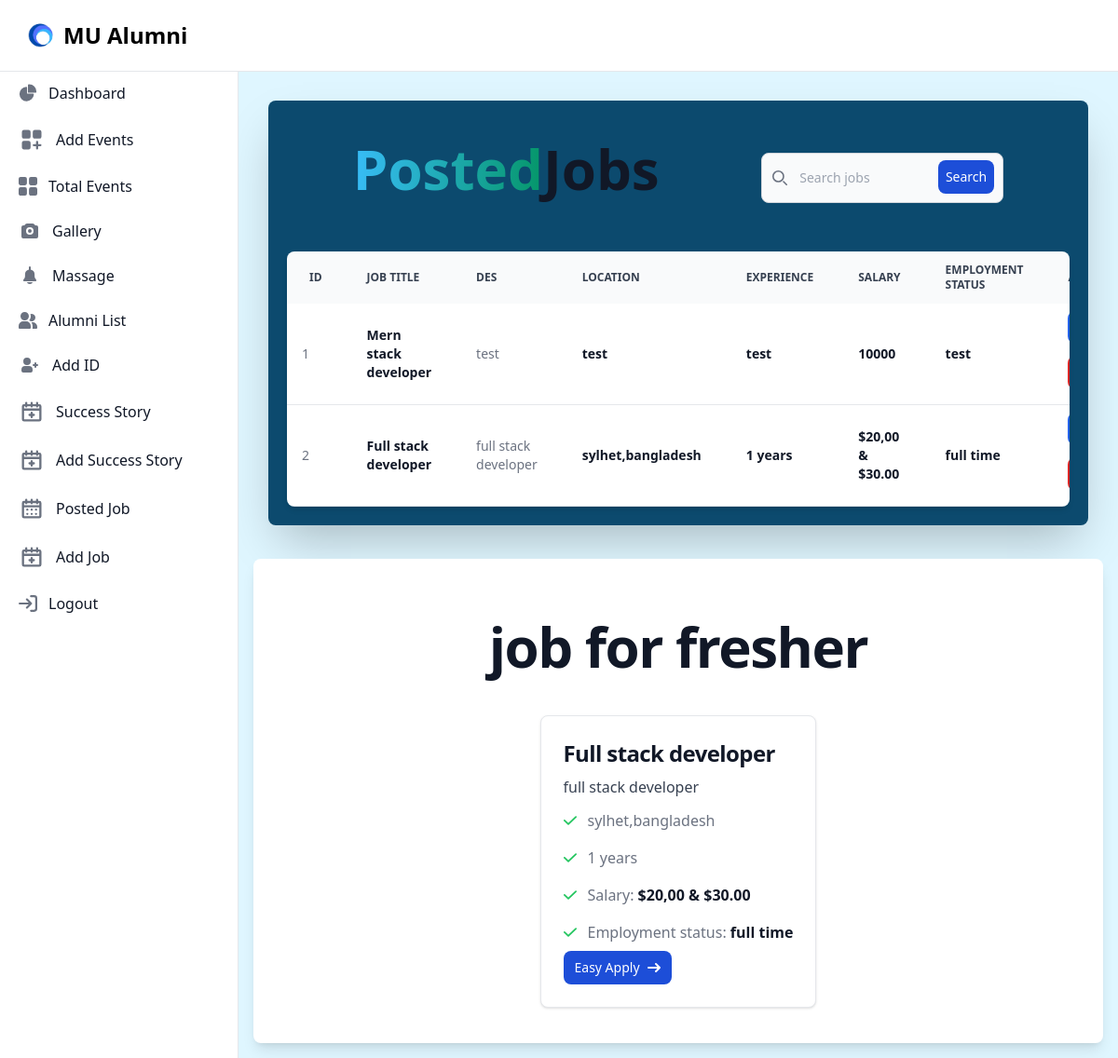
Page /Admin/posted_job.php on the committed database.
### tables this page shows
CREATE TABLE `jobs` (
  `id` int(11) NOT NULL,
  `job_title` varchar(255) NOT NULL,
  `des` varchar(1255) NOT NULL,
  `location` varchar(255) NOT NULL,
  `experience` varchar(255) NOT NULL,
  `salary` varchar(255) NOT NULL,
  `employment_status` varchar(255) NOT NULL
);

### Admin/posted_job.php (the view, shortened to what this page needs)
<script src="https://cdn.tailwindcss.com"></script>
    <link rel="stylesheet" href="https://cdnjs.cloudflare.com/ajax/libs/flowbite/2.3.0/flowbite.css" />
    <link rel="stylesheet" href="./css/style.css">
<div class="admin">
<?php
require_once("navigation.php");
?>
<?php
require_once("aside.php");
?>
<?php
      require("../config/configer.php");
      $readData = "SELECT * FROM `jobs`";
      $query=mysqli_query($connect,$readData);
      ?>
<div class="p-4 sm:ml-64 bg-[#DFF6FF]">
   <div class="p-4  border-gray-200 rounded-lg dark:border-gray-700 mt-14">
    <div class="jobs mt-5 mb-5">
          <div class="total-jobs bg-sky-900 p-5 rounded-lg shadow-2xl">
             <div class="heading-event max-w-screen-xl flex flex-wrap items-center justify-around mx-auto p-4">
               <div class="event-list-text">
                  <h1 class="mb-4 text-3xl font-extrabold text-gray-900 dark:text-white md:text-5xl lg:text-6xl"><span class="text-transparent bg-clip-text bg-gradient-to-r to-emerald-600 from-sky-400">Posted</span>Jobs</h1>
              </div>
            <div class="search-event mt-5">
                <form class="max-w-md mx-auto md:w-auto">
                    <div class="relative">
                        <div class="absolute inset-y-0 start-0 flex items-center ps-3 pointer-events-none">
                        </div>
                        <input type="search" id="default-search" class="block w-full p-4 ps-10 text-sm text-gray-900 border border-gray-300 rounded-lg bg-gray-50 focus:ring-blue-500 focus:border-blue-500 dark:bg-gray-700 dark:border-gray-600 dark:placeholder-gray-400 dark:text-white dark:focus:ring-blue-500 dark:focus:border-blue-500" placeholder="Search jobs" required />
                        <button type="submit" class="text-white absolute end-2.5 bottom-2.5 bg-blue-700 hover:bg-blue-800 focus:ring-4 focus:outline-none focus:ring-blue-300 font-medium rounded-lg text-sm px-2 py-2 dark:bg-blue-600 dark:hover:bg-blue-700 dark:focus:ring-blue-800">Search</button>
                    </div>
                </form>
            </div>
        </div>
          <div class="event-items mt-5">
             <div class="relative overflow-x-auto shadow-md sm:rounded-lg">
         <table class="w-full text-sm text-left rtl:text-right text-gray-500 dark:text-gray-400">
             <thead class="text-xs text-gray-700 uppercase bg-gray-50 dark:bg-gray-700 dark:text-gray-400">
               <tr>
                 <th scope="col" class="px-6 py-3">
                    ID
                 </th>
                 <th scope="col" class="px-6 py-3">
                    Job Title
                 </th>
                 <th scope="col" class="px-6 py-3">
                    Des
                 </th>
                 <th scope="col" class="px-6 py-3">
                    Location
                 </th>
                 <th scope="col" class="px-6 py-3">
                 Experience
                 </th>
                 <th scope="col" class="px-6 py-3">
                 Salary
                 </th>
                 <th scope="col" class="px-6 py-3">
                 Employment Status
                 </th>
                 <th scope="col" class="px-6 py-3">
                 </th>
               </tr>
             </thead>
           <tbody>
           <?php
            while($data = mysqli_fetch_assoc($query)){
               $id=$data['id'];
               $title=$data['job_title'];
               $des=$data['des'];
               $location=$data['location'];
               $experience=$data['experience'];
               $salary=$data['salary'];
               $employment_status=$data['employment_status'];
            ?>
               <tr class="bg-white border-b dark:bg-gray-800 dark:border-gray-700 hover:bg-gray-50 dark:hover:bg-gray-600">
                <td class="p-4">
                    <h2><?php echo $id ?></h2>
                </td>
                <td class="px-6 py-4 font-semibold text-gray-900 dark:text-white">
                    <?php echo $title ?>
                </td>
                <td class="px-6 py-4">
                <?php echo $des ?>
                </td>
                <td class="px-6 py-4 font-semibold text-gray-900 dark:text-white">
                 <?php echo $location ?>
                </td>
                <td class="px-6 py-4 font-semibold text-gray-900 dark:text-white">
                 <?php echo $experience ?>
                </td>
                <td class="px-6 py-4 font-semibold text-gray-900 dark:text-white">
                 <?php echo $salary ?>
                </td>
                <td class="px-6 py-4 font-semibold text-gray-900 dark:text-white">
                 <?php echo $employment_status ?>
                </td>
                <td class="px-6 py-4 ">
                </td>
               </tr>
          <?php
            }
           ?>
           </tbody>
        </table>
        </div>
        </div>
        </div>
      </div>
   </div>
   <div class="Job-section rounded-lg shadow-lg p-5 bg-white">
    <div class="container container-lg container-md container-sm mx-auto">
        <div class="job-section-heading">
         <h1 class="mb-4 p-5 mt-6 text-center text-4xl font-extrabold leading-none tracking-tight text-gray-900 md:text-5xl lg:text-6xl dark:text-dark">job for fresher </h1>
        </div>
        <div class="job-card flex justify-center flex-wrap ">
            <div class="max-w-sm m-2 p-6 bg-white border border-gray-200 rounded-lg shadow dark:bg-gray-800 dark:border-gray-700">
                <a href="#">
                    <h5 class="mb-2 text-2xl font-bold tracking-tight text-gray-900 dark:text-white"><?php echo $title; ?></h5>
                </a>
                <div class="job-describtion">
                <p class="mb-3 font-normal text-gray-700 dark:text-gray-400"> <?php echo $des;?></p>
                </div>
                <div class="job-requirment">
                <ul class="space-y-4 text-left text-gray-500 dark:text-gray-400">
                    <li class="flex items-center space-x-3 rtl:space-x-reverse">
                        <svg class="flex-shrink-0 w-3.5 h-3.5 text-green-500 dark:text-green-400" aria-hidden="true" xmlns="http://www.w3.org/2000/svg" fill="none" viewBox="0 0 16 12">
                            <path stroke="currentColor" stroke-linecap="round" stroke-linejoin="round" stroke-width="2" d="M1 5.917 5.724 10.5 15 1.5"/>
                        </svg>
                        <span><?php echo $location;?></span>
                    </li>
                    <li class="flex items-center space-x-3 rtl:space-x-reverse">
                        <svg class="flex-shrink-0 w-3.5 h-3.5 text-green-500 dark:text-green-400" aria-hidden="true" xmlns="http://www.w3.org/2000/svg" fill="none" viewBox="0 0 16 12">
                            <path stroke="currentColor" stroke-linecap="round" stroke-linejoin="round" stroke-width="2" d="M1 5.917 5.724 10.5 15 1.5"/>
                        </svg>
                        <span><?php echo $experience;?></span>
                    </li>
                    <li class="flex items-center space-x-3 rtl:space-x-reverse">
                        <svg class="flex-shrink-0 w-3.5 h-3.5 text-green-500 dark:text-green-400" aria-hidden="true" xmlns="http://www.w3.org/2000/svg" fill="none" viewBox="0 0 16 12">
                            <path stroke="currentColor" stroke-linecap="round" stroke-linejoin="round" stroke-width="2" d="M1 5.917 5.724 10.5 15 1.5"/>
                        </svg>
                        <span>Salary: <span class="font-semibold text-gray-900 dark:text-white"><?php echo $salary;?></span></span>
                    </li>
                    <li class="flex items-center space-x-3 rtl:space-x-reverse">
                        <svg class="flex-shrink-0 w-3.5 h-3.5 text-green-500 dark:text-green-400" aria-hidden="true" xmlns="http://www.w3.org/2000/svg" fill="none" viewBox="0 0 16 12">
                            <path stroke="currentColor" stroke-linecap="round" stroke-linejoin="round" stroke-width="2" d="M1 5.917 5.724 10.5 15 1.5"/>
                        </svg>
                        <span>Employment status: <span class="font-semibold text-gray-900 dark:text-white"><?php echo $employment_status?></span></span>
                    </li>
                </ul>
                </div>
                <a href="#"  class="inline-flex mt-2 items-center px-3 py-2 text-sm font-medium text-center text-white bg-blue-700 rounded-lg hover:bg-blue-800 focus:ring-4 focus:outline-none focus:ring-blue-300 dark:bg-blue-600 dark:hover:bg-blue-700 dark:focus:ring-blue-800">
                    Easy Apply
                    <svg class="rtl:rotate-180 w-3.5 h-3.5 ms-2" aria-hidden="true" xmlns="http://www.w3.org/2000/svg" fill="none" viewBox="0 0 14 10">
                        <path stroke="currentColor" stroke-linecap="round" stroke-linejoin="round" stroke-width="2" d="M1 5h12m0 0L9 1m4 4L9 9"/>
                    </svg>
                </a>
            </div>
        </div>
    </div>
</div>
</div>
</div>

### css/style.css (style rules this page uses)
.container, .container-fluid, .container-lg, .container-md, .container-sm, .container-xl, .container-xxl { --bs-gutter-x: 1.5rem; --bs-gutter-y: 0; width: 100%; padding-right: calc(var(--bs-gutter-x) * .5); padding-left: calc(var(--bs-gutter-x) * .5); margin-right: auto; margin-left: auto }
@media (min-width:576px) { .container, .container-sm { max-width: 540px } }
@media (min-width:768px) { .container, .container-md, .container-sm { max-width: 720px } }
@media (min-width:992px) { .container, .container-lg, .container-md, .container-sm { max-width: 960px } }
@media (min-width:1200px) { .container, .container-lg, .container-md, .container-sm, .container-xl { max-width: 1140px } }
.Job-section { background-color: #FFF7E9; }
.job-card { display: flex; align-items: center; flex-flow: wrap; flex-wrap: wrap; justify-content: center; flex-wrap: wrap; margin: 10px; }
.text-center { text-align: center; padding: 10px; }

### rows in the picture
jobs: id "1", job_title "Mern stack developer", des "test", location "test", experience "test", salary "10000", employment_status "test"
jobs: id "2", job_title "Full stack developer", des "full stack developer", location "sylhet,bangladesh", experience "1 years", salary "$20,00 & $30.00", employment_status "full time"
